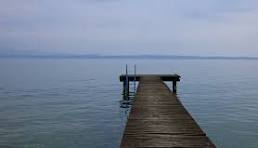
#> input picture week2/s3/local-script/source/image001.jpeg, 258 x 148 px; its folder holds only this picture in this run
$ python main.py
#> lines starting #> are read from the running program, lines starting #| are printed output that depends on the picture
#!/usr/bin/env python3

# "Build a grid from files in a source folder"
import glob
import math
from PIL import Image

tile_size = 100
# using the glob module in Python to search for all .jpg in the directory
source_images = glob.glob('source/*.jpeg')
image_count = len(source_images)

# calc the height, width of the grid
titles_width = math.floor(math.sqrt(image_count))
titles_height = math.ceil(image_count / titles_width)

print(f"Converting: {image_count} source images. Creating: {titles_width} x {titles_height} grid.")

# create new image with given size
destination_image = Image.new(mode="RGB", size=(titles_width * tile_size, titles_height * tile_size))
#> destination_image: PIL image 100x100 RGB; every value is 0
# loop for each tile and draw source image into grid image
for y in range(titles_height):
	for x in range(titles_width):
		if source_images:
			filename = source_images.pop()
			with open(filename, 'rb') as fd:
				img = Image.open(fd)
#> img is the input picture: PIL image 258x148 RGB; mean R, G, B 119.6, 132.6, 152.2
				image_width = img.size[0]
#> image_width = 258
				image_height = img.size[1]
#> image_height = 148
				# crop the image to a square the length of
				# the shorted side
				crop_square = min(img.size)
#> crop_square = 148
				img = img.crop(((image_width - crop_square) // 2,
								(image_height - crop_square) // 2,
								(image_width + crop_square) // 2,
								(image_height + crop_square) // 2))
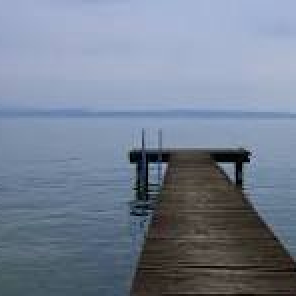
#> img: PIL image 148x148 RGB (shown 2 times larger); mean R, G, B 117.2, 128.9, 147.3
				img = img.resize((tile_size, tile_size))
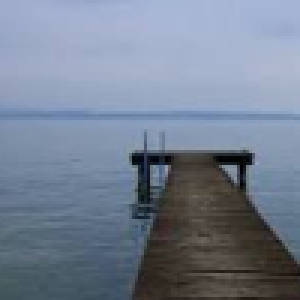
#> img: PIL image 100x100 RGB (shown 3 times larger); mean R, G, B 117.2, 128.9, 147.3
				# draw the ijmage onto the destination grid
				destination_image.paste(img, (x*tile_size, y*tile_size))

# save the output image
destination_image.save("destination/grid.jpg")

$ run again, on week2/s3/local-script/source/image006.jpeg
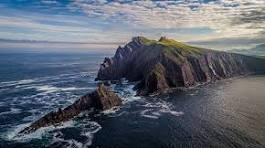
#> input picture week2/s3/local-script/source/image006.jpeg, 265 x 148 px
#> destination_image: PIL image 100x100 RGB; every value is 0
#> img is the input picture: PIL image 265x148 RGB; mean R, G, B 93.9, 100.9, 112.7
#> `img = img.crop(((image_width - crop_square) // 2, (image_height - crop..`:
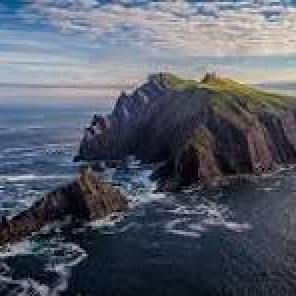
#> img: PIL image 148x148 RGB (shown 2 times larger); mean R, G, B 87.8, 93.1, 105.4
#> `img = img.resize((tile_size, tile_size))`:
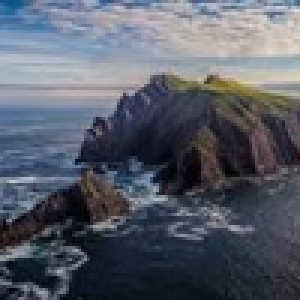
#> img: PIL image 100x100 RGB (shown 3 times larger); mean R, G, B 87.8, 93.1, 105.4

$ run again, on week2/s3/local-script/source/image007.jpeg
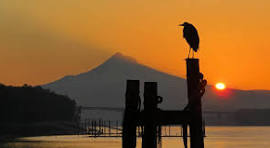
#> input picture week2/s3/local-script/source/image007.jpeg, 270 x 148 px
#> destination_image: PIL image 100x100 RGB; every value is 0
#> img is the input picture: PIL image 270x148 RGB; mean R, G, B 134.2, 90.5, 43.3
#> `img = img.crop(((image_width - crop_square) // 2, (image_height - crop..`:
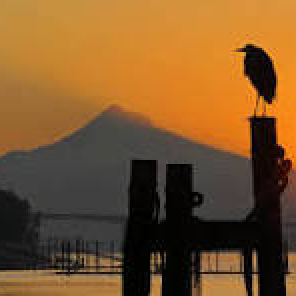
#> img: PIL image 148x148 RGB (shown 2 times larger); mean R, G, B 123.6, 85.5, 43.4
#> `img = img.resize((tile_size, tile_size))`:
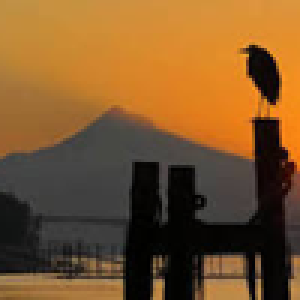
#> img: PIL image 100x100 RGB (shown 3 times larger); mean R, G, B 123.6, 85.5, 43.4
